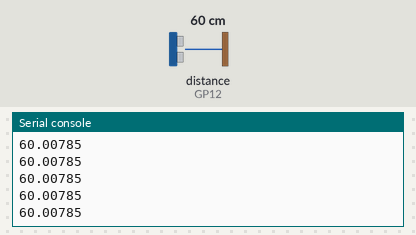
This program was run on a simulated Raspberry Pi Pico running MicroPython. Parts: the last lines printed to the serial console. The inputs (shaded band) are chosen by the test bench; at power-on: distance to the obstacle (sensor on GP12) 60 cm. The echo pulse lasts 58.3 µs per cm.

Above: at 1.2 s.
1.3 s: distance to the obstacle (sensor on GP12) set to 2 cm
At 1.36 s:
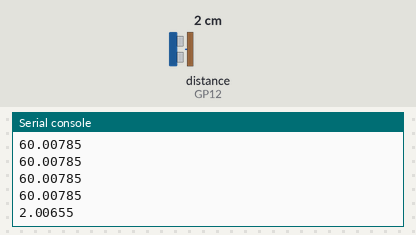
2.8 s: distance to the obstacle (sensor on GP12) set to 4 cm
At 2.87 s:
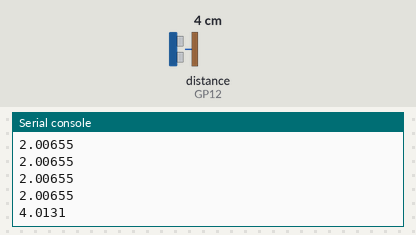
Timing chart, 0 to 5.8 s (numbered marks = the images above; inputs shaded):
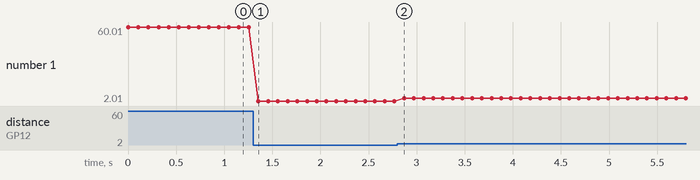

The program:

ultrasonic_sensor.py
```python
#
# ultrasonic_sensor
#
# Pins
# ----
# 5V   - VCC
# GND  - GND
# GP12 - Echo
# GP13 - Trig
#
from picozero import DistanceSensor
from machine import Pin
from utime import sleep

sensor = DistanceSensor(echo=12, trigger=13)

while True:
    print(100.0*sensor.distance)
    sleep(0.1)
```

Measured:
- after the input at 1.3 s, the serial console: prints a new line after 0.06 s (image 1)
- after the input at 2.8 s, the serial console: prints a new line after 0.07 s (image 2)
- plotted number 1: 60.01 → 2.01 after the input at 1.3 s, 2.01 → 4.01 after the input at 2.8 s
